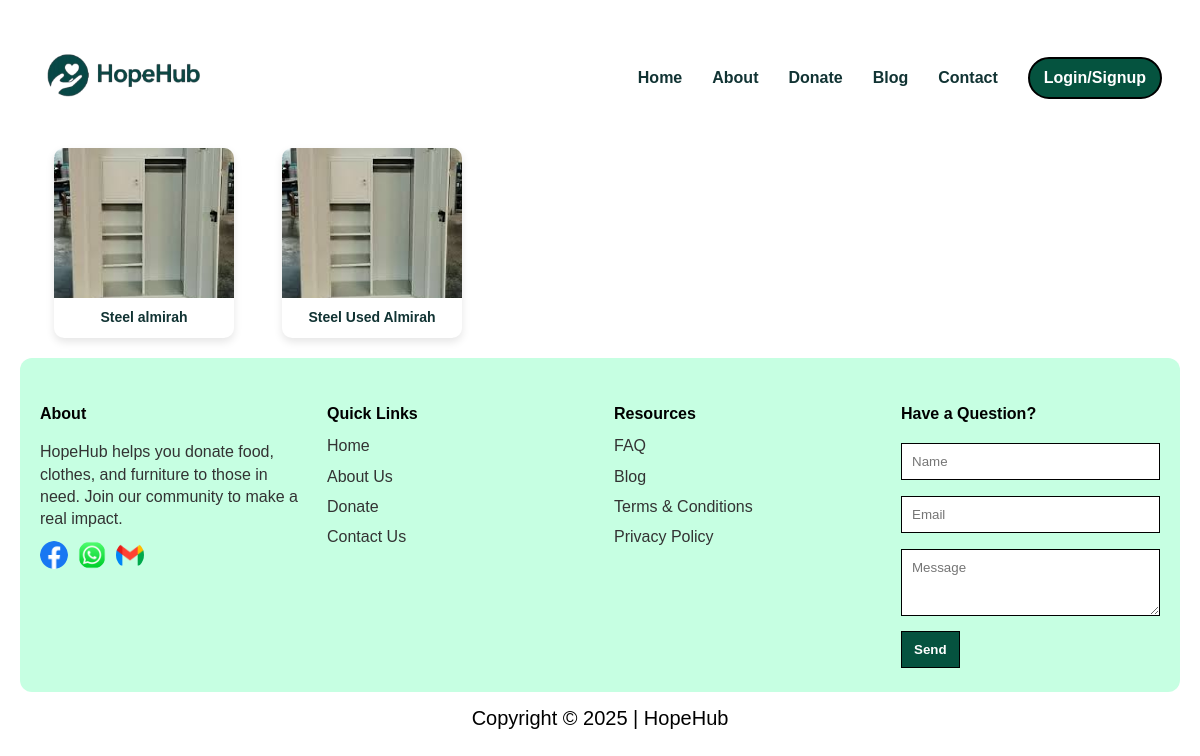
The page /donations/receive/furniture/ on the database as committed earlier.
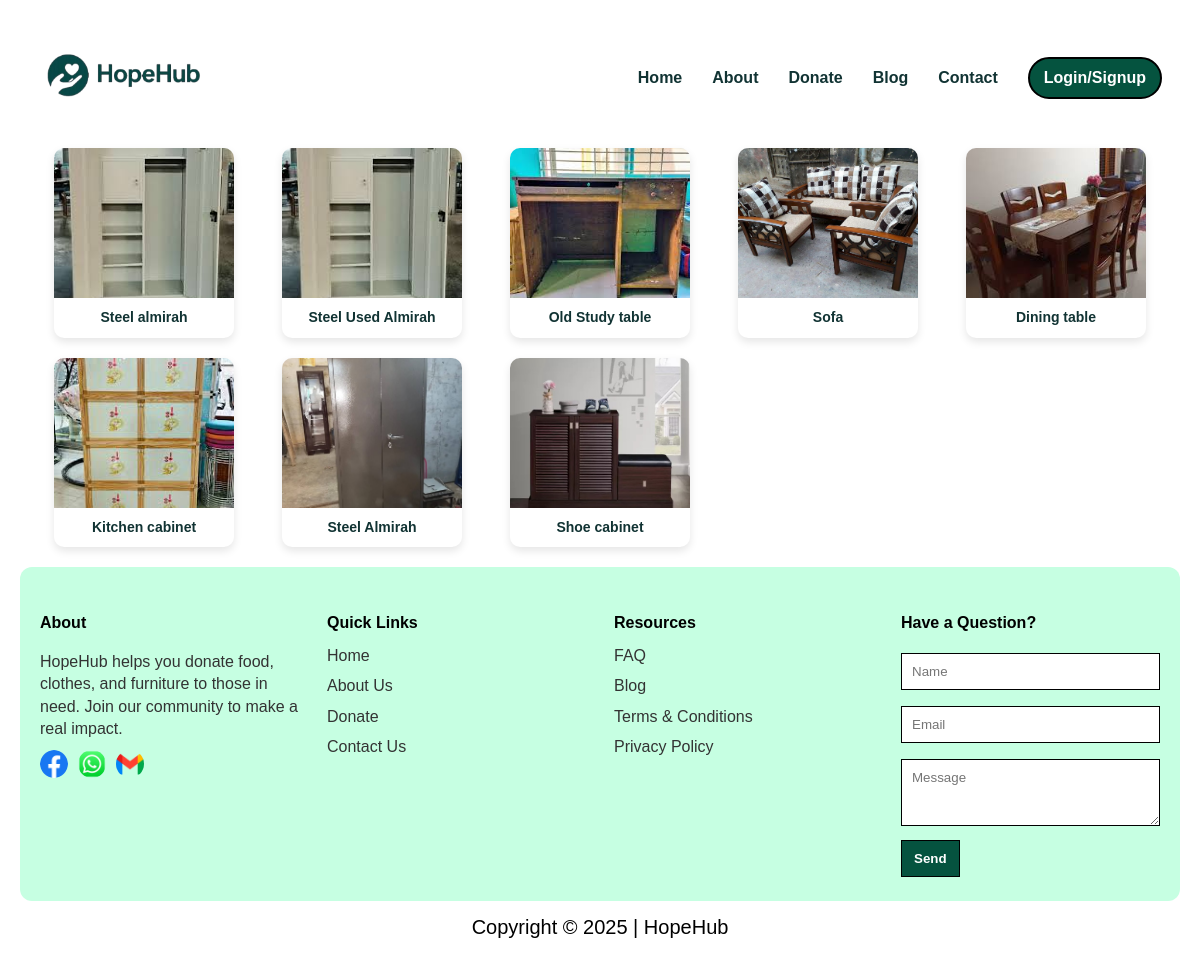
The same page on the database as committed later.
### donations/models.py (models this page shows, shortened)
class Donation(models.Model):
    CATEGORY_CHOICES = [
        ('food', 'Food'),
        ('clothes', 'Clothes'),
        ('furniture', 'Furniture'),
    ]
    donor = models.ForeignKey(User, on_delete=models.CASCADE)
    category = models.CharField(max_length=20, choices=CATEGORY_CHOICES)
    item_name = models.CharField(max_length=100)
    item_image = models.ImageField(upload_to='donation_images/')
    quantity = models.PositiveIntegerField()
    address = models.TextField()
    details = models.TextField()
    created_at = models.DateTimeField(auto_now_add=True)

### donations/views.py (the view)
# urls.py: path('receive/furniture/', views.furniturereceive, name='furniturereceive'),
def furniturereceive(request):
    items = Donation.objects.filter(category='furniture')
    return render(request, 'donations/furniturereceive.html', {'items': items})

### donations/templates/donations/furniturereceive.html (shortened to what this page needs)
{% load static %}
<!doctype html>
<html lang="bn">
<head>
  <link rel="stylesheet" href="{% static 'css/style.css' %}">
</head>
<body>
  <div class="wrap">
  <header>
    <div class="brand">
      <img src="{% static 'image/logo.png' %}" alt="HopeHub Logo">
    </div>
    <nav aria-label="Main navigation">
      <a href="{% url 'home' %}">Home</a>
      <a href="{% url 'aboutus' %}">About</a>
      <a href="{% url 'donateform' %}">Donate</a>
      <a href="{% url 'blog' %}">Blog</a>
      <a href="{% url 'contactus' %}">Contact</a>
      {% if user.is_authenticated %}
        <a href="{% url 'profile' %}" class="profile-icon">
          <img src="{% static 'image/profile.png' %}" alt="Profile" style="width:60px; height:40px; border-radius:50%;">
        </a>
      {% else %}
        <a class="cta" href="{% url 'login' %}">Login/Signup</a>
      {% endif %}
    </nav>
  </header>
    <section class="item-gallery">
      {% for item in items %}
        <div class="item-card">
          {% if item.item_image %}
            <img src="{{ item.item_image.url }}" alt="{{ item.item_name }}">
          {% endif %}
          <p>{{ item.item_name }}</p>
        </div>
      {% empty %}
        <p>No donations yet.</p>
      {% endfor %}
    </section>
  <footer>
    <div class="footer-col">
      <h4>About</h4>
      <p>HopeHub helps you donate food, clothes, and furniture to those in need. Join our community to make a real impact.</p>
      <div class="social-icons">
        <img src="{% static 'image/facebook.png' %}" alt="Facebook">
        <img src="{% static 'image/whatsapp.png' %}" alt="WhatsApp">
        <img src="{% static 'image/gmail.png' %}" alt="Gmail">
      </div>
    </div>
    <div class="footer-col links">
      <h4>Quick Links</h4>
      <ul>
        <li><a href="{% url 'home' %}">Home</a></li>
        <li><a href="{% url 'aboutus' %}">About Us</a></li>
        <li><a href="{% url 'donateform' %}">Donate</a></li>
        <li><a href="{% url 'contactus' %}">Contact Us</a></li>
      </ul>
    </div>
    <div class="footer-col resources">
      <h4>Resources</h4>
      <ul>
        <li><a href="{% url 'faq' %}">FAQ</a></li>
        <li><a href="{% url 'blog' %}">Blog</a></li>
        <li><a href="{% url 'termsconditions' %}">Terms & Conditions</a></li>
        <li><a href="{% url 'privacypolicy' %}">Privacy Policy</a></li>
      </ul>
    </div>
    <div class="footer-col contact-form" style="max-width:320px">
      <h4>Have a Question?</h4>
      <input type="text" placeholder="Name" />
      <input type="email" placeholder="Email" />
      <textarea rows="3" placeholder="Message"></textarea>
      <button >Send</button>
    </div>
  </footer>
  <div class="copyright">
    Copyright &copy; 2025 | HopeHub
  </div>
</div>
</body>
</html>

Rows that differ between the two databases and show on the page:
added Donation: item_image (picture), item_name "Old Study table"
added Donation: item_image (picture), item_name "Sofa"
added Donation: item_image (picture), item_name "Dining table"
added Donation: item_image (picture), item_name "Kitchen cabinet"
added Donation: item_image (picture), item_name "Steel Almirah"
added Donation: item_image (picture), item_name "Shoe cabinet"
